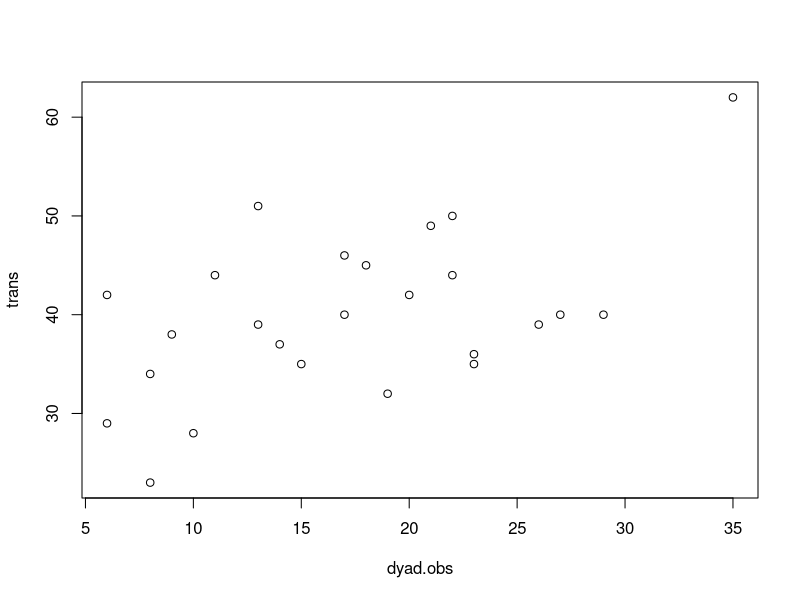
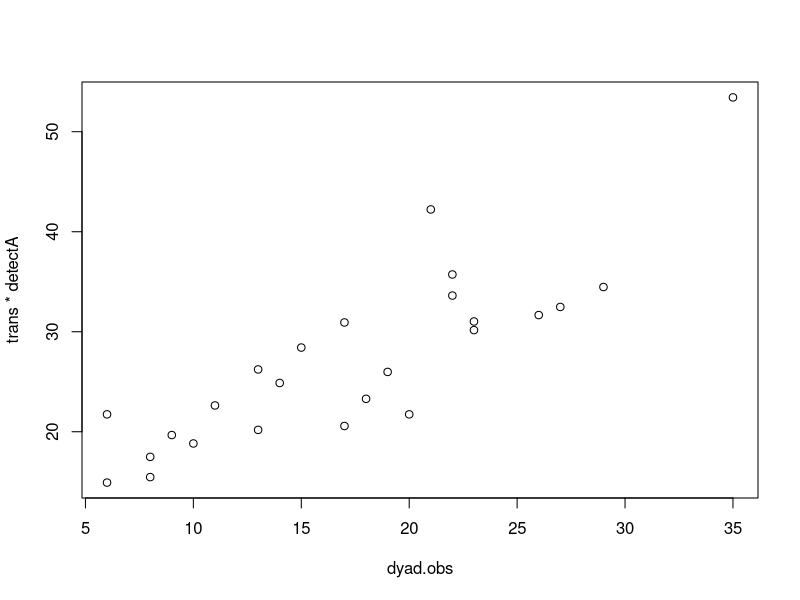
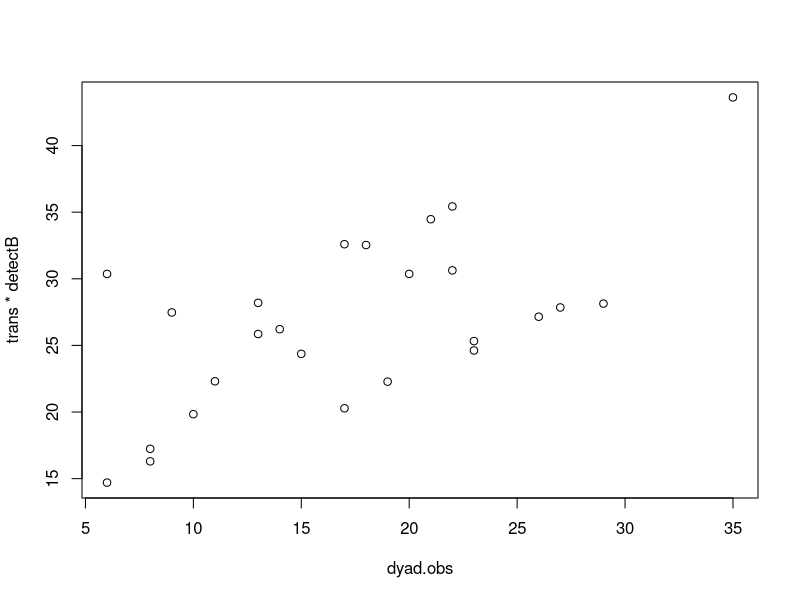

Reproduce these figures in R, in order.
require(magrittr)

### true states

Nind = 1000
Nsite = 5

detectA <- runif(Nsite, 0.5, 0.9)
detectB <- runif(Nsite, 0.5, 0.9)

states <- data.frame(
  individual = 1:Nind,
  siteA = sample(1:Nsite, Nind, T),
  siteB = sample(1:Nsite, Nind, T)
)


trans <- matrix(0, nrow=Nsite, ncol=Nsite)
dyad.obs <- matrix(0, nrow=Nsite, ncol=Nsite)

obsA <- obsB <- rep(0, Nsite)

ii <- 1
for (ii in 1:Nind) {
  states$obsA[ii] <- rbinom(n=1, size=1, prob=detectA[states$siteA[ii]])
  states$obsB[ii] <- rbinom(n=1, size=1, prob=detectB[states$siteB[ii]])
  states$obs.dyad[ii] <- states$obsA[ii] * states$obsB[ii]
  
  trans[states$siteA[ii], states$siteB[ii]] %<>% add(1)
  dyad.obs[states$siteA[ii], states$siteB[ii]] %<>% add(states$obs.dyad[ii])
  
  obsA[states$siteA[ii]] %<>% add(states$obsA[ii])
  obsB[states$siteB[ii]] %<>% add(states$obsB[ii])
}

plot(dyad.obs, trans)
plot(dyad.obs, trans*detectA)
plot(dyad.obs, trans*detectB)

